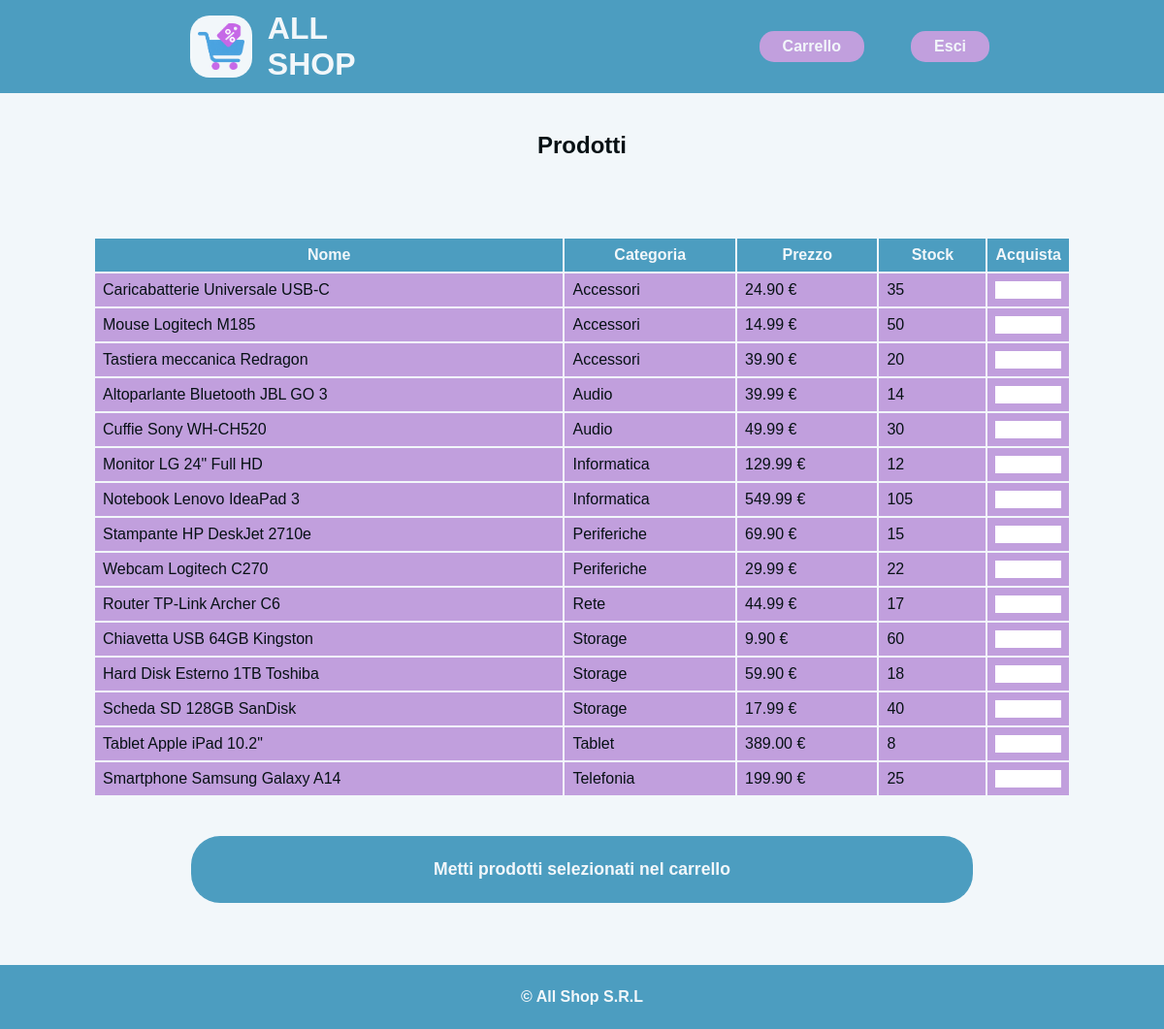
Page /index.php (signed in) on the committed database.
### tables this page shows
CREATE Table prodotti(
    id INT PRIMARY KEY AUTO_INCREMENT,
    nome VARCHAR(100) NOT NULL,
    id_categoria INT NOT NULL,
    prezzo DECIMAL(10, 2) NOT NULL,
    stock INT NOT NULL,
    check(prezzo >= 0),
    check(stock >= 0),
    FOREIGN key(id_categoria) REFERENCES categorie(id)
);

CREATE TABLE categorie (
    id INT PRIMARY KEY AUTO_INCREMENT,
    nome VARCHAR(100) UNIQUE NOT NULL
);

### src/index.php (the view, shortened to what this page needs)
<?php
$page_name = isset($_SESSION['admin']) ? "Gestione Prodotti" : "Prodotti";
include 'includes/header.php';
require_once 'php/connection.php';
?>
<h2 class="title-page"><?=$page_name?></h2>
<section class="section-centering">
        <?php
            if(isset($_SESSION['client'])) {
                echo '<form class="form-products" method="post" action="">';
            }
                $sql = "SELECT p.id as id, p.nome, prezzo, stock, c.nome as categoria FROM prodotti p JOIN categorie c on p.id_categoria = c.id ORDER BY c.nome, p.nome;";
            $result = $conn->query($sql);
            if($result->num_rows > 0) {
                echo "
                    <table class='table'>
                        <thead>
                            <th>Nome</th>
                            <th>Categoria</th>
                            <th>Prezzo</th>
                            <th>Stock</th>
                    ";
                    if(isset($_SESSION['client'])) {
                        echo "<th>Acquista</th>";
                    } elseif(isset($_SESSION['admin'])) {
                        echo "
                            <th></th>
                            <th></th>
                        ";
                    }
                echo "
                        </thead>
                        <tbody>
                ";
                while($row = mysqli_fetch_assoc($result)) {
                    echo "
                            <tr>
                                <td>{$row['nome']}</td>
                                <td>{$row['categoria']}</td>
                                <td>{$row['prezzo']} €</td>
                                <td>{$row['stock']}</td>
                        ";
                    if(isset($_SESSION['client'])) {
                        echo "
                                <td class='input-quantity-container'><input class='input-quantity' type='number' name='{$row['id']}' min='0' max='{$row['stock']}'></td>
                        ";
                    } elseif(isset($_SESSION['admin'])) {
                        echo "
                                <td class='table-button'><a href='edit_product.php?id={$row['id']}'><img src='images/edit_square.svg'></a></td>
                                <td class='table-button'><a href='choose_delete_product.php?id={$row['id']}'><img src='images/delete.svg'></a></td>
                        ";
                    }
                    echo "
                        </tr>
                    ";
                }
                echo "
                        </tbody>
                    </table>
                ";
            } else {
                echo "<p>Non ci sono prodotti nel database</p>";
            }
            if(isset($_SESSION['client'])) {
                echo "<input class='submit-button' type='submit' value='Metti prodotti selezionati nel carrello'>";
                echo '</form>';
            }
        ?>
</section>
<?php
include 'includes/footer.php';
?>

### src/css/style.css (style rules this page uses)
*, *::after, *::before { margin: 0; padding: 0; box-sizing: border-box; }
:root { --text: #071115; --background: #f2f7fa; --primary: #4c9dc0; --secondary: #c19fdd; --accent: #cf75ce; font-family: Arial, Helvetica, sans-serif; color: var(--text); }
.title-page { text-align: center; padding-top: 5vh; }
body { background-color: var(--background); }
section { min-height: 70vh; padding: 5vh 5vw; }
.section-centering { display: flex; align-items: center; flex-direction: column; justify-content: center; padding: 5vh 8vw; }
.button-big, .button, .submit-button { text-decoration: none; background-color: var(--primary); display: flex; align-items: center; justify-content: center; border-radius: 30px; color: var(--background); font-weight: bold; padding: 3vh 3vw; }
.submit-button { width: 80%; font-size: 1.1rem; cursor: pointer; border: none; margin-bottom: 3vh; }
.table { width: 100%; margin: 5vh 0; }
.table thead, #tot { background-color: var(--primary); color: var(--background); }
.table tbody { background-color: var(--secondary); }
.table th, .table td { padding: 0.5rem; }
.form-products { width: 100%; display: flex; align-items: center; flex-direction: column; }
.form-products table { width: 100%; }
.input-quantity { width: 100%; height: 100%; border: none; font-size: 1rem; }
.input-quantity-container { width: 3vw; }

### rows in the picture
prodotti: nome "Caricabatterie Universale USB-C", id_categoria.nome "Accessori", prezzo "24.90", stock "35"
prodotti: nome "Mouse Logitech M185", id_categoria.nome "Accessori", prezzo "14.99", stock "50"
prodotti: nome "Tastiera meccanica Redragon", id_categoria.nome "Accessori", prezzo "39.90", stock "20"
prodotti: nome "Altoparlante Bluetooth JBL GO 3", id_categoria.nome "Audio", prezzo "39.99", stock "14"
prodotti: nome "Cuffie Sony WH-CH520", id_categoria.nome "Audio", prezzo "49.99", stock "30"
prodotti: nome "Monitor LG 24\" Full HD", id_categoria.nome "Informatica", prezzo "129.99", stock "12"
prodotti: nome "Notebook Lenovo IdeaPad 3", id_categoria.nome "Informatica", prezzo "549.99", stock "105"
prodotti: nome "Stampante HP DeskJet 2710e", id_categoria.nome "Periferiche", prezzo "69.90", stock "15"
prodotti: nome "Webcam Logitech C270", id_categoria.nome "Periferiche", prezzo "29.99", stock "22"
prodotti: nome "Router TP-Link Archer C6", id_categoria.nome "Rete", prezzo "44.99", stock "17"
prodotti: nome "Chiavetta USB 64GB Kingston", id_categoria.nome "Storage", prezzo "9.90", stock "60"
prodotti: nome "Hard Disk Esterno 1TB Toshiba", id_categoria.nome "Storage", prezzo "59.90", stock "18"
prodotti: nome "Scheda SD 128GB SanDisk", id_categoria.nome "Storage", prezzo "17.99", stock "40"
prodotti: nome "Tablet Apple iPad 10.2\"", id_categoria.nome "Tablet", prezzo "389.00", stock "8"
prodotti: nome "Smartphone Samsung Galaxy A14", id_categoria.nome "Telefonia", prezzo "199.90", stock "25"

### other values in the picture
$page_name "Prodotti"
